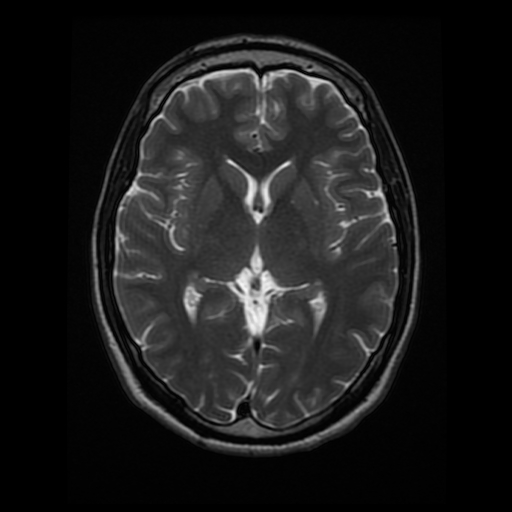
#> input picture Canny-Edge-Detector/images/brain_MR.jpg, 512 x 512 px
$ python Canny_edge_det_Brain.py
#> lines starting #> are read from the running program, lines starting #| are printed output that depends on the picture; after the words box and inside, x2 and y2 are one past the last pixel; in counts of white or black regions, pixels touching at a corner belong together
# -*- coding: utf-8 -*-
"""
Created on Wed Dec 26 13:34:24 2018

@author: Rafael Stekolshchik
"""

import numpy as np
import matplotlib.pyplot as plt
import cv2

image = cv2.imread('images/brain_MR.jpg')
#> image is the input picture: shape (512, 512, 3); min 0, max 247, mean 26.9
image_copy = np.copy(image)
image_copy = cv2.cvtColor(image_copy, cv2.COLOR_BGR2RGB)
plt.imshow(image_copy)
gray = cv2.cvtColor(image_copy, cv2.COLOR_RGB2GRAY)
plt.imshow(gray, cmap = 'gray')

#----------- Canny Edge Detector: -----------------

lower = 120
upper  = 240

edges = cv2.Canny(gray, lower, upper)
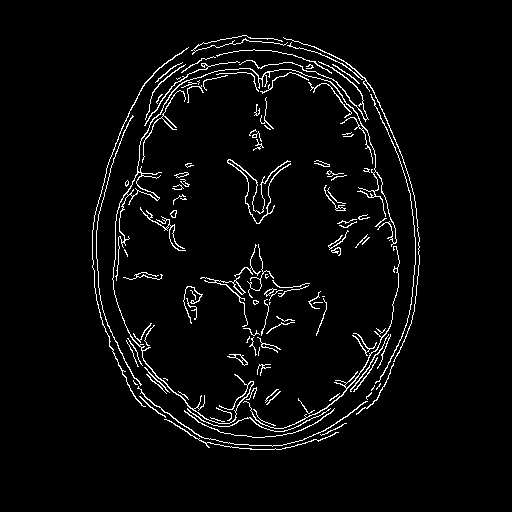
#> edges: shape (512, 512); 3.7% white in thin lines or dots, all inside (x1, y1, x2, y2) = (92, 35, 420, 450)

plt.imshow(edges, cmap = 'gray')

wide = cv2.Canny(gray, 30, 100)
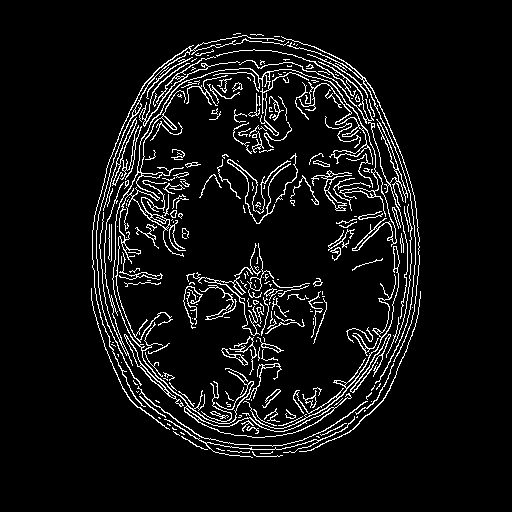
#> wide: shape (512, 512); 6.9% white in thin lines or dots, all inside (x1, y1, x2, y2) = (91, 33, 421, 458)
tight = cv2.Canny(gray, 180, 240)
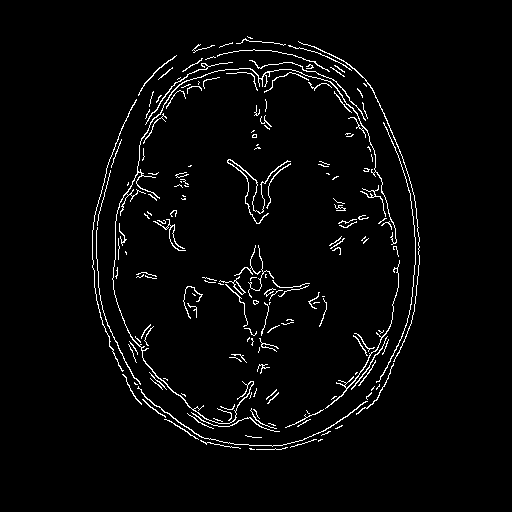
#> tight: shape (512, 512); 3% white in thin lines or dots, all inside (x1, y1, x2, y2) = (92, 36, 420, 450)

f, (ax1,ax2) = plt.subplots(1, 2, figsize=(20,10))

ax1.set_title('wide')
ax1.imshow(wide, cmap='gray')

ax2.set_title('tight')
ax2.imshow(tight, cmap='gray')
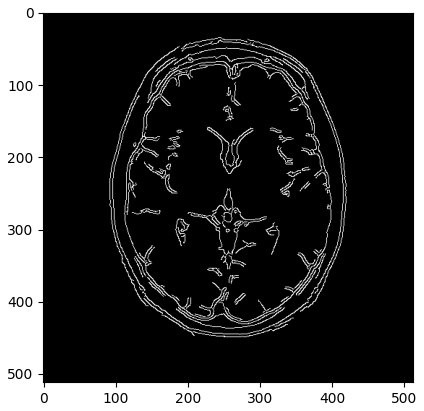
#> figure drawn by matplotlib, 1 panel

$ run again, with Canny-Edge-Detector/images/sunflower.jpg copied over Canny-Edge-Detector/images/brain_MR.jpg
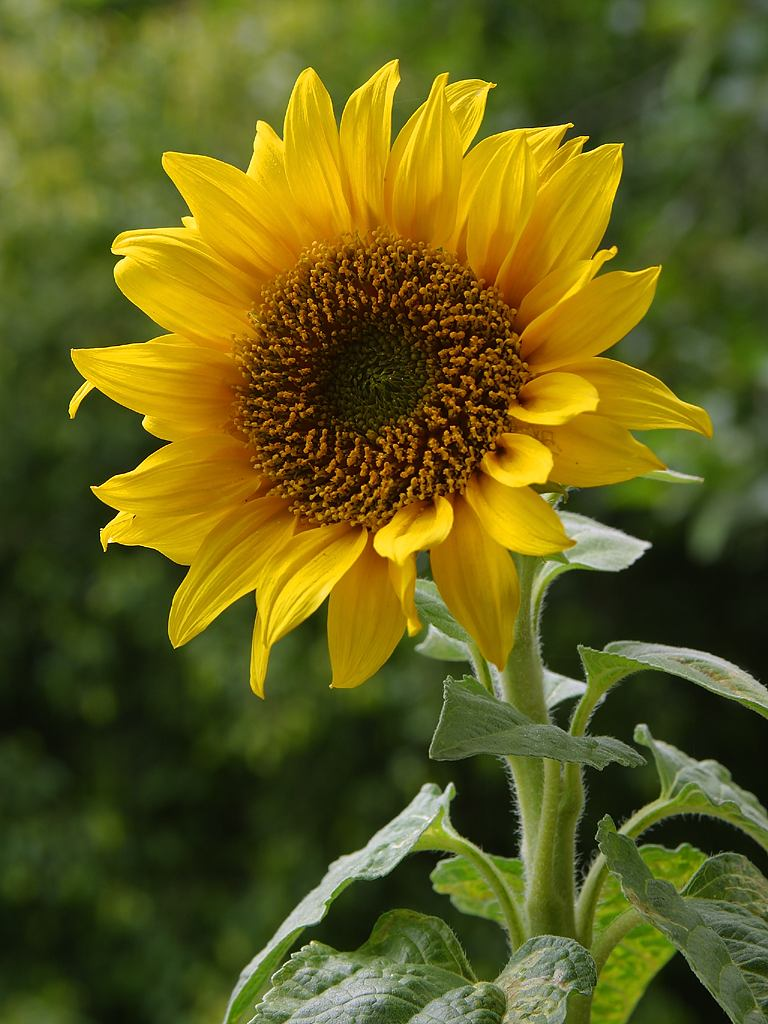
#> input picture Canny-Edge-Detector/images/sunflower.jpg, 768 x 1024 px
#> image is the input picture: shape (1024, 768, 3); mean B, G, R 27.4, 94.7, 98.3
#> `edges = cv2.Canny(gray, lower, upper)`:
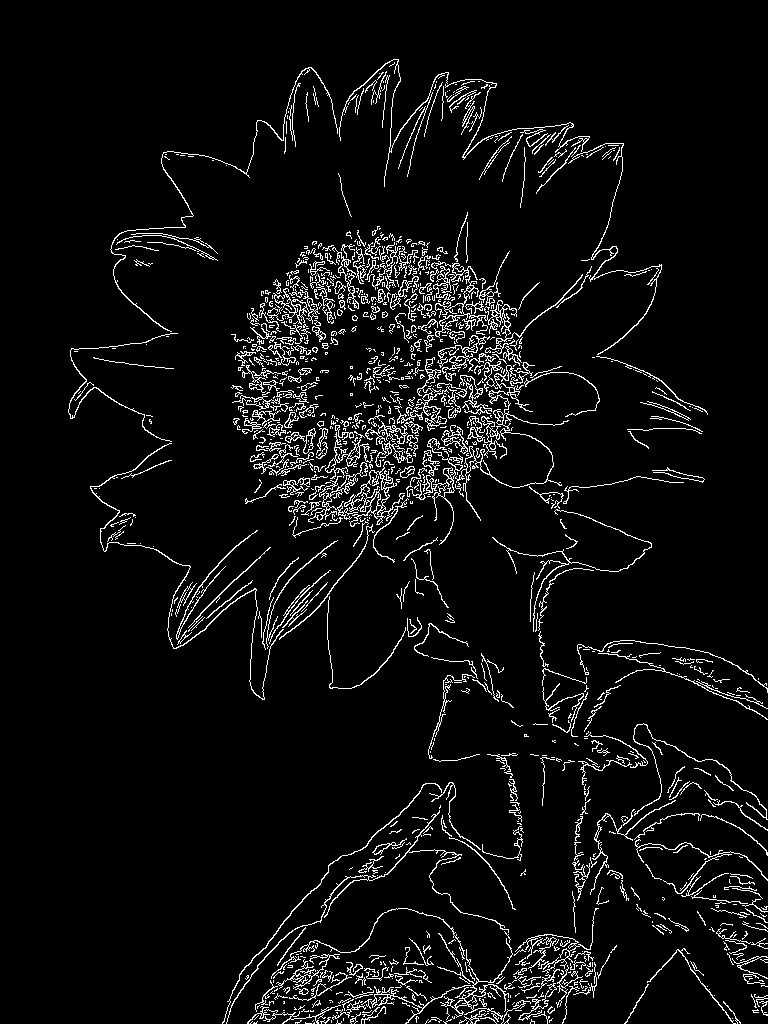
#> edges: shape (1024, 768); 5.5% white in thin lines or dots, all inside (x1, y1, x2, y2) = (68, 59, 768, 1024)
#> `tight = cv2.Canny(gray, 180, 240)`:
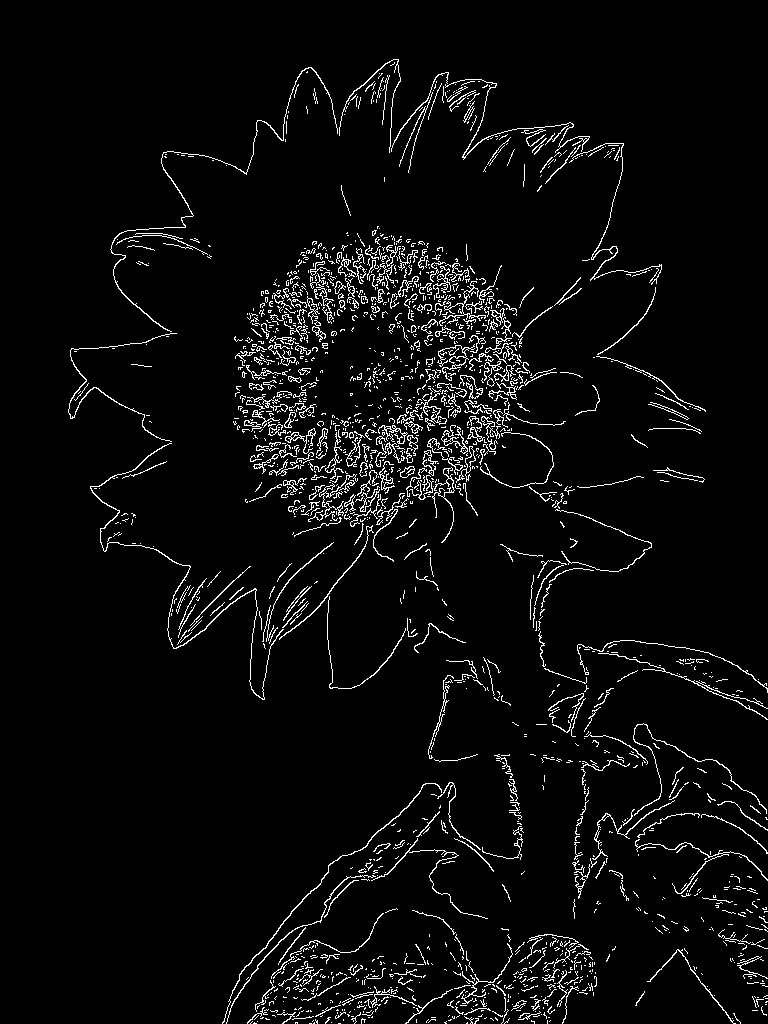
#> tight: shape (1024, 768); 4.3% white in thin lines or dots, all inside (x1, y1, x2, y2) = (68, 59, 768, 1024)
